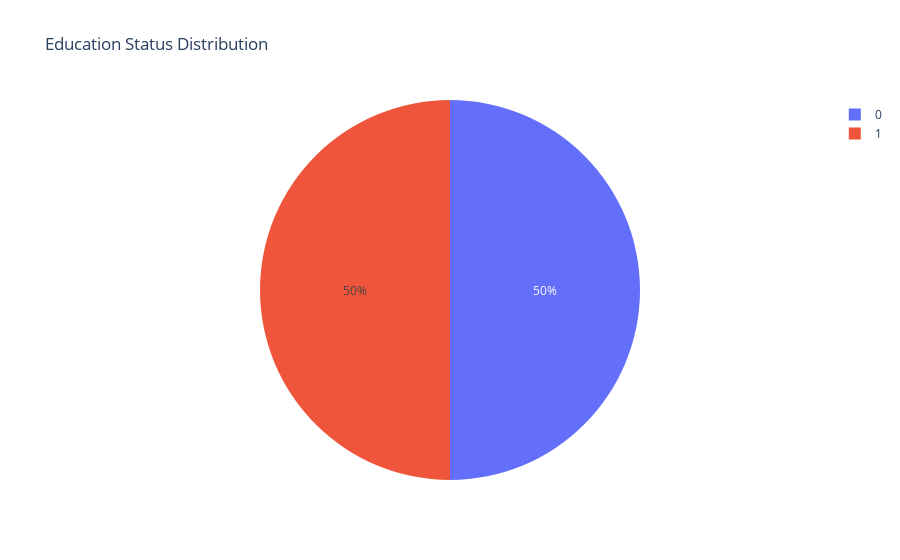

This figure's notebook cell:
### Code cell
px.pie(data,names='Education',title='Education Status Distribution')

### Figure 1 — Plotly figure (JSON) as saved in the notebook; plotly's stock layout.template omitted (floating-point values rounded to 4 significant figures; data arrays with more than 128 entries replaced by an {"elided": "..."} marker saying what was removed)
{"data": [{"domain": {"x": [0, 1], "y": [0, 1]}, "hovertemplate": "Education=%{label}<extra></extra>", "labels": {"elided": "29562 int values"}, "legendgroup": "", "name": "", "showlegend": true, "type": "pie"}], "layout": {"autosize": true, "legend": {"tracegroupgap": 0}, "title": {"text": "Education Status Distribution"}}}
